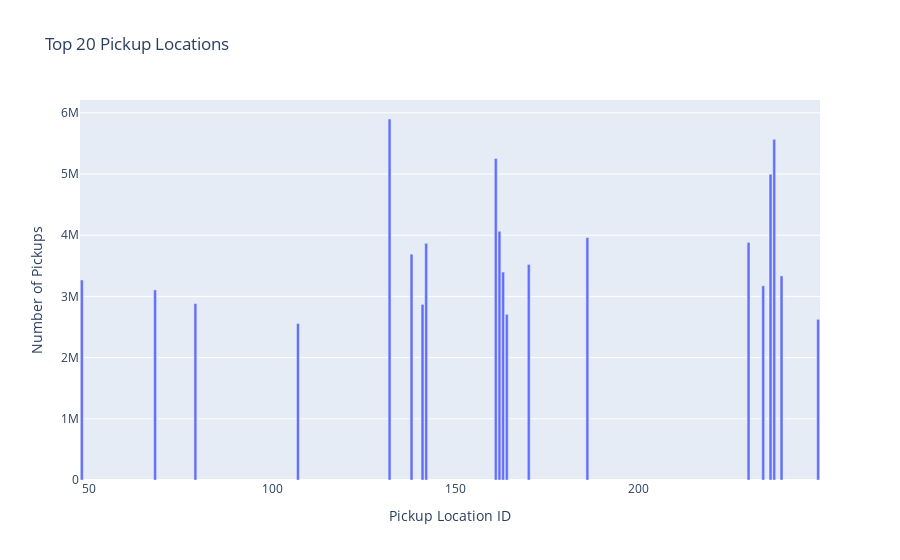
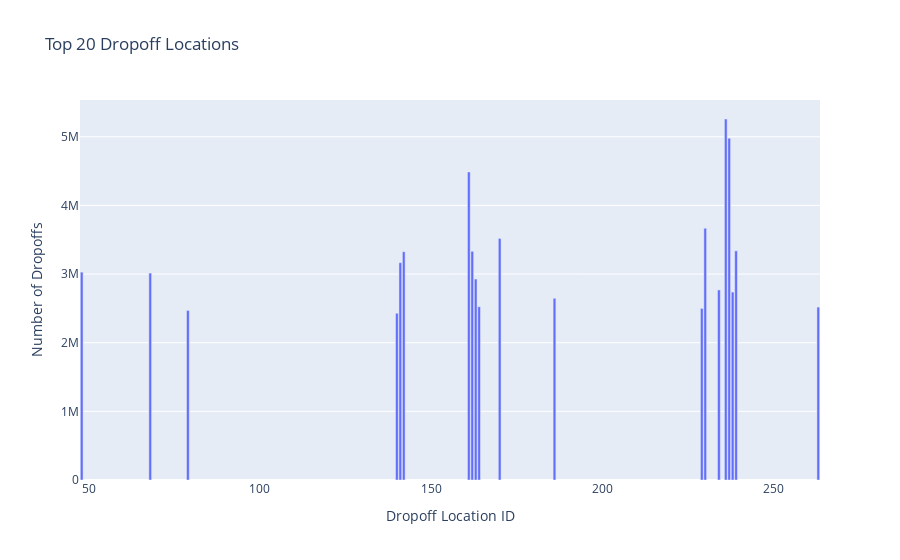
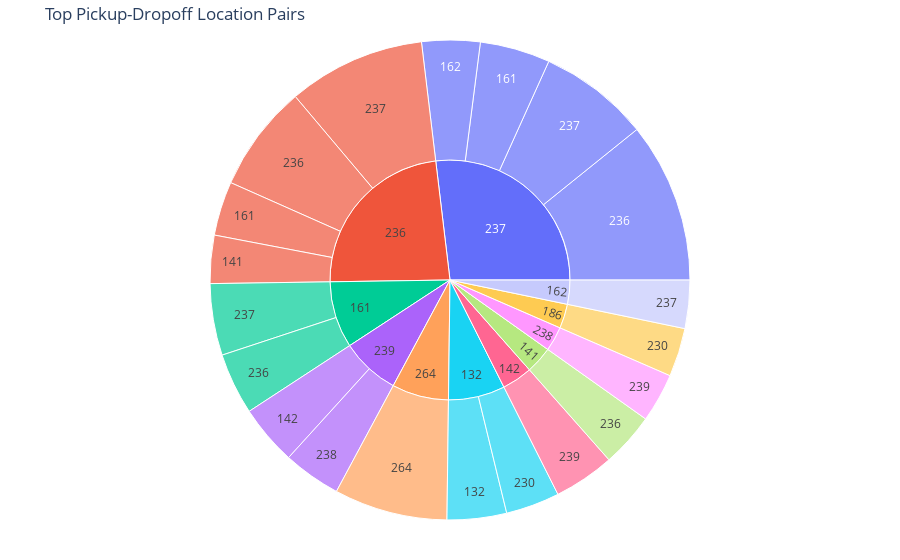

The notebook cell these images were saved under, in order:
### Markdown cell above
## Geographic Analysis

### Code cell
# Check if we have location ID columns
has_location_data = 'PULocationID' in column_names and 'DOLocationID' in column_names

if has_location_data:
    # Load taxi zone lookup table if available
    has_zone_lookup = False
    try:
        taxi_zones = pd.read_csv('taxi_zone_lookup.csv')
        has_zone_lookup = True
        print("Loaded taxi zone lookup table")
        display(taxi_zones.head())
    except:
        has_zone_lookup = False
        print("Taxi zone lookup table not available, using location IDs only")
    
    # Top pickup locations
    top_pickups = execute_query("""
        SELECT 
            PULocationID,
            COUNT(*) as pickup_count
        FROM all_taxi_trips
        GROUP BY PULocationID
        ORDER BY pickup_count DESC
        LIMIT 20
    """, "Error getting top pickup locations")
    
    if not top_pickups.empty:
        print("\nTop 20 pickup locations:")
        display(top_pickups)
        
        # Create bar chart for top pickup locations
        fig = px.bar(
            top_pickups,
            x="PULocationID",
            y="pickup_count",
            title="Top 20 Pickup Locations",
            labels={"PULocationID": "Pickup Location ID", "pickup_count": "Number of Pickups"}
        )
        fig.update_layout(xaxis_title="Pickup Location ID", yaxis_title="Number of Pickups")
        fig.show()
    
    # Top dropoff locations
    top_dropoffs = execute_query("""
        SELECT 
            DOLocationID,
            COUNT(*) as dropoff_count
        FROM all_taxi_trips
        GROUP BY DOLocationID
        ORDER BY dropoff_count DESC
        LIMIT 20
    """, "Error getting top dropoff locations")
    
    if not top_dropoffs.empty:
        print("\nTop 20 dropoff locations:")
        display(top_dropoffs)
        
        # Create bar chart for top dropoff locations
        fig = px.bar(
            top_dropoffs,
            x="DOLocationID",
            y="dropoff_count",
            title="Top 20 Dropoff Locations",
            labels={"DOLocationID": "Dropoff Location ID", "dropoff_count": "Number of Dropoffs"}
        )
        fig.update_layout(xaxis_title="Dropoff Location ID", yaxis_title="Number of Dropoffs")
        fig.show()
    
    # Top location pairs (pickup to dropoff)
    top_location_pairs = execute_query("""
        SELECT 
            PULocationID,
            DOLocationID,
            COUNT(*) as trip_count
        FROM all_taxi_trips
        GROUP BY PULocationID, DOLocationID
        ORDER BY trip_count DESC
        LIMIT 20
    """, "Error getting top location pairs")
    
    if not top_location_pairs.empty:
        print("\nTop 20 pickup-dropoff location pairs:")
        display(top_location_pairs)
        
        # Create sunburst chart for pickup-dropoff pairs
        fig = px.sunburst(
            top_location_pairs,
            path=['PULocationID', 'DOLocationID'],
            values='trip_count',
            title="Top Pickup-Dropoff Location Pairs"
        )
        fig.update_layout(margin=dict(t=40, b=40, l=0, r=0))
        fig.show()
    
    # Load taxi zone maps and attempt to overlay data
    try:
        # Create a figure for taxi zone visualization
        print("Attempting to load and display taxi zone maps...")
        
        # Check if the map files exist first
        zone_map_files = {
            'Bronx': '../data/raw/taxi_zone_map_bronx.jpg',
            'Brooklyn': '../data/raw/Taxi_Zone_Map_Brooklyn.jpg',
            'Manhattan': '../data/raw/Taxi_Zone_Map_Manhattan.jpg',
            'Queens': '../data/raw/Taxi_Zone_Map_Queens.jpg',
            'Staten_Island': '../data/raw/Taxi_Zone_Map_Staten_Island.jpg'
        }
        
        # For demonstration, display the first available map
        map_found = False
        for borough, file_name in zone_map_files.items():
            try:
                img = Image.open(file_name)
                print(f"Successfully loaded map for {borough}")
                
                # Plot the image with annotations
                fig = px.imshow(img)
                fig.update_layout(title=f"Taxi Zone Map - {borough}")
                fig.show()
                map_found = True
                break
            except Exception as e:
                print(f"Could not load map for {borough}: {e}")
        
        if not map_found:
            print("No taxi zone maps found. Make sure the map files are in the current directory.")
        
        print("Note: For a complete integration of zone maps with taxi data, ")
        print("we would need geographic coordinates for each zone ID to overlay the data accurately.")
        
    except Exception as e:
        print(f"Could not process taxi zone maps: {e}")
        print("Continuing with analysis without map visualization")
else:
    print("Location ID columns not found. Skipping geographic analysis.")

### Figure 1 — Plotly figure (JSON) as saved in the notebook; plotly's stock layout.template omitted (floating-point values rounded to 4 significant figures)
{"data": [{"alignmentgroup": "True", "hovertemplate": "Pickup Location ID=%{x}<br>Number of Pickups=%{y}<extra></extra>", "legendgroup": "", "marker": {"color": "#636efa", "pattern": {"shape": ""}}, "name": "", "offsetgroup": "", "orientation": "v", "showlegend": false, "textposition": "auto", "type": "bar", "x": [132, 237, 161, 236, 162, 186, 230, 142, 138, 170, 163, 239, 48, 234, 68, 79, 141, 164, 249, 107], "xaxis": "x", "y": [5898868, 5566271, 5253823, 4997465, 4064701, 3961770, 3882503, 3867582, 3690412, 3522290, 3397725, 3335144, 3267726, 3173747, 3106080, 2882707, 2869329, 2706978, 2625136, 2556903], "yaxis": "y"}], "layout": {"barmode": "relative", "legend": {"tracegroupgap": 0}, "title": {"text": "Top 20 Pickup Locations"}, "xaxis": {"anchor": "y", "domain": [0, 1], "title": {"text": "Pickup Location ID"}}, "yaxis": {"anchor": "x", "domain": [0, 1], "title": {"text": "Number of Pickups"}}}}

### Figure 2 — Plotly figure (JSON) as saved in the notebook; plotly's stock layout.template omitted (floating-point values rounded to 4 significant figures)
{"data": [{"alignmentgroup": "True", "hovertemplate": "Dropoff Location ID=%{x}<br>Number of Dropoffs=%{y}<extra></extra>", "legendgroup": "", "marker": {"color": "#636efa", "pattern": {"shape": ""}}, "name": "", "offsetgroup": "", "orientation": "v", "showlegend": false, "textposition": "auto", "type": "bar", "x": [236, 237, 161, 230, 170, 239, 162, 142, 141, 48, 68, 163, 234, 238, 186, 164, 263, 229, 79, 140], "xaxis": "x", "y": [5258673, 4978028, 4488000, 3667387, 3518898, 3338298, 3331539, 3324967, 3165837, 3028207, 3014203, 2927239, 2768441, 2737347, 2646929, 2523920, 2518805, 2499588, 2469637, 2428947], "yaxis": "y"}], "layout": {"barmode": "relative", "legend": {"tracegroupgap": 0}, "title": {"text": "Top 20 Dropoff Locations"}, "xaxis": {"anchor": "y", "domain": [0, 1], "title": {"text": "Dropoff Location ID"}}, "yaxis": {"anchor": "x", "domain": [0, 1], "title": {"text": "Number of Dropoffs"}}}}

### Figure 3 — Plotly figure (JSON) as saved in the notebook; plotly's stock layout.template omitted (floating-point values rounded to 4 significant figures)
{"data": [{"branchvalues": "total", "domain": {"x": [0, 1], "y": [0, 1]}, "hovertemplate": "labels=%{label}<br>trip_count=%{value}<br>parent=%{parent}<br>id=%{id}<extra></extra>", "ids": ["132/132", "236/141", "239/142", "236/161", "237/161", "237/162", "132/230", "186/230", "141/236", "161/236", "236/236", "237/236", "161/237", "162/237", "236/237", "237/237", "239/238", "142/239", "238/239", "264/264", "132", "141", "142", "161", "162", "186", "236", "237", "238", "239", "264"], "labels": ["132", "141", "142", "161", "161", "162", "230", "230", "236", "236", "236", "236", "237", "237", "237", "237", "238", "239", "239", "264", "132", "141", "142", "161", "162", "186", "236", "237", "238", "239", "264"], "name": "", "parents": ["132", "236", "239", "236", "237", "237", "132", "186", "141", "161", "236", "237", "161", "162", "236", "237", "239", "142", "238", "264", "", "", "", "", "", "", "", "", "", "", ""], "type": "sunburst", "values": [295695, 239476, 298586, 269697, 349334, 289950, 267775, 241891, 269535, 306596, 531785, 797164, 356502, 240140, 683358, 550691, 287778, 302724, 244020, 564575, 563470, 269535, 302724, 663098, 240140, 241891, 1724316, 1987139, 244020, 586364, 564575]}], "layout": {"legend": {"tracegroupgap": 0}, "margin": {"b": 40, "l": 0, "r": 0, "t": 40}, "title": {"text": "Top Pickup-Dropoff Location Pairs"}}}
